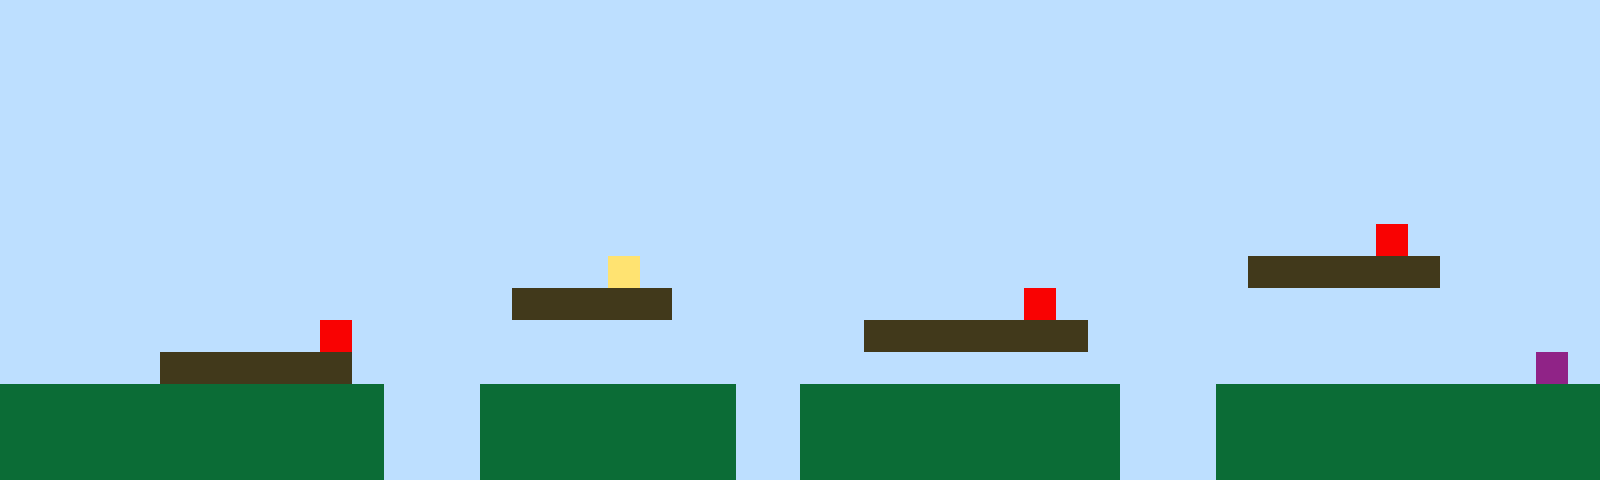

Tiled map render using the project's own tile images. Description and the whole map definition, tile-layer contents included, below:
An orthogonal 50x15 tile map with 32x32 px tiles, 1 tile layer (Tile Layer 1).

<map version="1.10" tiledversion="1.11.2" orientation="orthogonal" renderorder="right-up" width="50" height="15" tilewidth="32" tileheight="32" infinite="0" nextlayerid="2" nextobjectid="1"><editorsettings><export target="map1.csv" format="csv" /></editorsettings><tileset firstgid="1" name="sprites" tilewidth="32" tileheight="32" tilecount="6" columns="3"><image source="sprites.png" width="96" height="64" /></tileset><layer id="1" name="Tile Layer 1" width="50" height="15"><data encoding="csv">1,1,1,1,1,1,1,1,1,1,1,1,1,1,1,1,1,1,1,1,1,1,1,1,1,1,1,1,1,1,1,1,1,1,1,1,1,1,1,1,1,1,1,1,1,1,1,1,1,1,1,1,1,1,1,1,1,1,1,1,1,1,1,1,1,1,1,1,1,1,1,1,1,1,1,1,1,1,1,1,1,1,1,1,1,1,1,1,1,1,1,1,1,1,1,1,1,1,1,1,1,1,1,1,1,1,1,1,1,1,1,1,1,1,1,1,1,1,1,1,1,1,1,1,1,1,1,1,1,1,1,1,1,1,1,1,1,1,1,1,1,1,1,1,1,1,1,1,1,1,1,1,1,1,1,1,1,1,1,1,1,1,1,1,1,1,1,1,1,1,1,1,1,1,1,1,1,1,1,1,1,1,1,1,1,1,1,1,1,1,1,1,1,1,1,1,1,1,1,1,1,1,1,1,1,1,1,1,1,1,1,1,1,1,1,1,1,1,1,1,1,1,1,1,1,1,1,1,1,1,1,1,1,1,1,1,1,1,1,1,1,1,1,1,1,1,1,1,1,1,1,1,1,1,1,1,1,1,1,1,1,1,1,1,1,1,1,1,1,1,1,1,1,1,1,1,1,1,1,1,1,1,1,1,1,1,1,1,1,1,1,1,1,1,1,1,1,1,1,1,1,1,1,1,1,1,1,1,1,1,1,1,1,1,1,1,1,1,1,1,1,1,1,1,1,1,1,1,1,1,1,1,1,1,1,1,1,1,1,1,1,1,1,1,1,1,1,1,1,1,1,1,1,1,1,1,1,1,1,1,1,1,1,1,1,1,1,1,1,1,1,1,1,1,1,1,1,1,1,1,1,1,1,1,1,1,1,1,1,1,1,1,1,5,1,1,1,1,1,1,1,1,1,1,1,1,1,1,1,1,1,1,1,1,1,1,1,1,1,4,1,1,1,1,1,1,1,1,1,1,1,1,1,1,1,1,1,1,1,3,3,3,3,3,3,1,1,1,1,1,1,1,1,1,1,1,1,1,1,1,1,1,1,1,1,1,3,3,3,3,3,1,1,1,1,1,1,1,1,1,1,1,5,1,1,1,1,1,1,1,1,1,1,1,1,1,1,1,1,1,1,1,1,1,1,1,1,1,1,1,5,1,1,1,1,1,1,1,1,1,1,1,1,1,1,1,1,3,3,3,3,3,3,3,1,1,1,1,1,1,1,1,1,1,1,1,1,1,1,1,1,1,1,1,1,3,3,3,3,3,3,1,1,1,1,1,1,1,1,1,1,1,1,1,1,1,1,1,1,1,1,1,1,1,1,1,1,1,1,1,1,1,1,1,1,1,1,1,6,1,2,2,2,2,2,2,2,2,2,2,2,2,1,1,1,2,2,2,2,2,2,2,2,1,1,2,2,2,2,2,2,2,2,2,2,1,1,1,2,2,2,2,2,2,2,2,2,2,2,2,2,2,2,2,2,2,2,2,2,2,2,2,1,1,1,2,2,2,2,2,2,2,2,1,1,2,2,2,2,2,2,2,2,2,2,1,1,1,2,2,2,2,2,2,2,2,2,2,2,2,2,2,2,2,2,2,2,2,2,2,2,2,1,1,1,2,2,2,2,2,2,2,2,1,1,2,2,2,2,2,2,2,2,2,2,1,1,1,2,2,2,2,2,2,2,2,2,2,2,2</data></layer></map>
